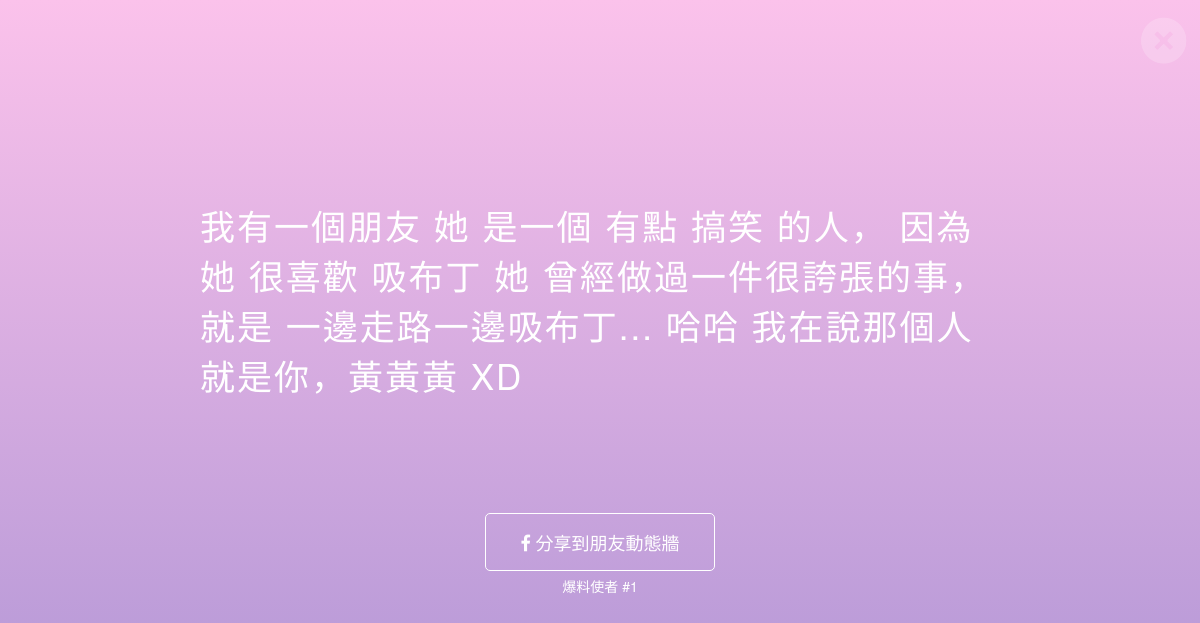
Screenshot of /story/1/ with the database file from the repository.
### story/models.py (models this page shows, shortened)
class Story(models.Model):
    author = models.ForeignKey(StoryAuthor, related_name='storys',null=True)
    category = models.ForeignKey(Category,null=True)
    adjective_t = models.ForeignKey(ThingAdjective,null=True)
    likes = models.PositiveIntegerField(default=0)
    users_like = models.ManyToManyField(settings.AUTH_USER_MODEL,
                                        related_name='story_liked',
                                        blank=True)
    sb_thing = models.CharField(max_length=50,null=True)
    sb_story = models.CharField(max_length=150,null=True)
    sb_name = models.CharField(max_length=30,null=True)
    SB_GENDER = (
        ('他','他'),
        ('她','她'),
        ('它','它'),
    )
    sb_gender = models.CharField(max_length = 100,null=True,choices = SB_GENDER, )
    SB_ADV = (
        ('有點','有點'),
        ('非常','非常'),
        ('蠻','蠻'),
        ('超級','超級'),
        ('史上無敵','史上無敵'),
    )
    sb_adv = models.CharField(max_length = 100,null=True,choices = SB_ADV)
    SB_ADJ = (
        ('humor','humor'),
        ('奇怪','奇怪'),
        ('白目','白目'),
        ('白痴','白痴'),
        ('有病','有病'),
        ('自戀','自戀'),
        ('搞笑','搞笑'),
        ('孤僻','孤僻'),
        ('嚴肅','嚴肅'),
        ('無趣','無趣'),
        ('奇耙','奇耙'),
        ('可怕','可怕'),
        ('笨蛋','笨蛋'),
        ('健忘','健忘'),
        ('厲害','厲害'),
        ('正常','正常'),
        ('懶惰','懶惰'),
    )
    sb_adj = models.CharField(max_length = 100,null=True,choices = SB_ADJ)
    SB_ABOUT = (
        ('很喜歡','很喜歡'),
        ('不喜歡','不喜歡'),
        ('不吃','不吃'),
        ('討厭','討厭'),
        ('怕','怕'),
        ('常常','常常'),
        ('很會','很會'),
        ('曾經','曾經'),
    )
    sb_about = models.CharField(max_length = 100,null=True,choices = SB_ABOUT)
    WHO = (
        ('我們','我們'),
        ('他','他'),
        ('她','她'),
        ('它','它'),
    )
    who = models.CharField(max_length = 100,null=True,choices = WHO)
    STH_ADJ = (
        ('扯','扯'),
        ('蠢','蠢'),
        ('煩','煩'),
        ('北七','北七'),
        ('北爛','北爛'),
        ('誇張','誇張'),
        ('有趣','有趣'),
        ('好笑','好笑'),
        ('丟臉','丟臉'),
        ('瘋狂','瘋狂'),
        ('誇張','誇張'),
        ('無聊','無聊'),
        ('幼稚','幼稚'),
        ('難忘','難忘'),
        ('開心','開心'),
    )
    sth_adj = models.CharField(max_length = 100,null=True,choices = STH_ADJ)
    ITJCTS = (
        ('哎','哎'),
        ('哈哈','哈哈'),
        ('呵呵','呵呵'),
        ('顆顆','顆顆'),
        ('嘿丟','嘿丟'),
    )
    itjcts = models.CharField(max_length = 100,null=True,choices = ITJCTS)
    MARK = (
        ('~','~'),
        ('!','!'),
        ('!!!','!!!'),
        ('XD','XD'),
        ('>///<','>///<'),
        ('^^','^^'),
        (':)',':)'),
        ('。','。'),
    )
    mark = models.CharField(max_length = 100,null=True,choices = MARK)
    created_date = models.DateTimeField(
            default=timezone.now)
    published_date = models.DateTimeField(
            blank=True, null=True)

class Category(models.Model):
    name = models.CharField(max_length=100)
    def __str__(self):
        return self.name

class ThingAdjective(models.Model):
    name = models.CharField(max_length=100)
    def __str__(self):
        return self.name

class StoryAuthor(models.Model):
    user = models.ForeignKey(settings.AUTH_USER_MODEL, on_delete=models.SET_NULL, null=True)

### story/views.py (the view)
# urls.py: url(r'^story/(?P<pk>[0-9]+)/$', views.story_detail, name='story_detail'),
def story_detail(request, pk):
    story = get_object_or_404(Story, pk=pk)
    story_id = story.pk
    liked = False
    if request.session.get('has_liked_'+str(story_id), liked):
        liked = True
        print("liked {}_{}".format(liked, story_id))
    context = {'story':story, 'liked': liked}
    return render(request, 'story/story_detail.html', {'story': story})

### story/templates/story/story_detail.html (shortened to what this page needs)
<!DOCTYPE html>
{% load staticfiles %}
<html>
    <head>
        <link rel="stylesheet" href="https://unpkg.com/element-ui/lib/theme-chalk/index.css">
        <link rel="stylesheet" href="{% static 'css/story.css' %}">
        <link rel="stylesheet" href="https://cdnjs.cloudflare.com/ajax/libs/font-awesome/4.7.0/css/font-awesome.min.css">
        <link rel="stylesheet" href="//maxcdn.bootstrapcdn.com/bootstrap/3.2.0/css/bootstrap.min.css">
        <link rel="stylesheet" href="//maxcdn.bootstrapcdn.com/bootstrap/3.2.0/css/bootstrap-theme.min.css">
    </head>
	  <body>
      <div id="full_gradient">
        <a href="{% url 'story_list' %}" class="close fa fa-times-circle fa-6"></a>
        <div class="story_content">
          <p>
          <span>
          我有一個朋友
          {{ story.sb_gender }} 是一個 {{ story.sb_adv }} {{ story.category }} 的人，
          </span>
          <span>
          因為{{ story.sb_gender }} {{ story.sb_about }} {{ story.sb_thing }}
          </span>
          <span>
          {{ story.who }} 曾經做過一件很{{ story.adjective_t }}的事，
          </span>
          <span>
          就是 {{ story.sb_story }}...
          </span>
          <span>
          {{ story.itjcts }} 我在說那個人就是你，{{ story.sb_name }} {{ story.mark }}
          </span>
          </p>
          <div class="buttom  col-xs-12">
            <br>
            <a href="{{ request.build_absolute_url }}" onclick="window.open('https://www.facebook.com/sharer/sharer.php?u='+encodeURIComponent(location.href),'facebook-share-dialog','width=626,height=436');return false;" class="write_button">
              <i class="fa fa-facebook" aria-hidden="true"> 分享到朋友動態牆</i>
            </a>
            <br><br>
            <span><a href="{% url 'storys_by_author' story.author.pk %}" style="color:#fff;">爆料使者 #{{ story.author.id }}</a></span>
          </div>
        </div>
      </div>
	  </body>
</html>

### static/css/story.css (style rules this page uses)
a { text-decoration:none }
.story_content { width: 800px; margin: 0 auto; padding-top: 200px; }
.story_content p { text-align: left; font-size: 35px; color: #fff; letter-spacing: 2px; }
.buttom { margin-top: 100px; text-align: center; color: #fff; }
.write_button { padding: 15px 35px; border: 1px solid #fff; border-radius: 5px; background: transparent; font-size: 18px; color: #fff; }

### story/templates/story/story_detail.html (style rules this page uses)
#full_gradient { width: 100vw !important; height: 900px; background-image: linear-gradient(to top, #a18cd1 0%, #fbc2eb 100%); }
.close { position: fixed; z-index: 652; top: 16px; right: 16px; font-size: 50px; color: #fff; }

### rows the page displays
Story: sb_gender "她", sb_adv "有點", category "搞笑", sb_about "很喜歡", sb_thing "吸布丁", who "她", adjective_t "誇張", sb_story "一邊走路一邊吸布丁", itjcts "哈哈", sb_name "黃黃黃", mark "XD", author.id "1"
